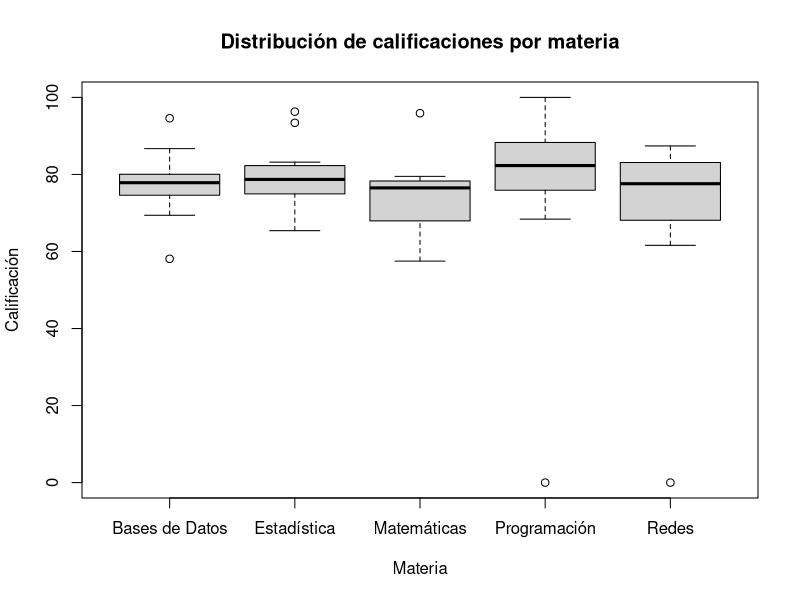

Source code (R):
# ------------------------------------------------------------
# Script 1: Análisis de alumnos (sin paquetes)
# Archivo: /mnt/data/rendimiento_alumnos.csv
# Columnas esperadas: alumno, carrera, materia, calificacion
# ------------------------------------------------------------

# 1) Carga de datos
alumnos <- read.csv("rendimiento_alumnos.csv", stringsAsFactors = FALSE)

# --- Si los nombres difieren, renómbralos aquí:
# names(alumnos) <- c("alumno","carrera","materia","calificacion")

# 2) Muestra solo los alumnos con calificación > 85
alumnos_mas_85 <- alumnos[!is.na(alumnos$calificacion) & alumnos$calificacion > 85, ]
cat("Alumnos con calificación > 85:\n")
print(alumnos_mas_85)

# 3) Promedio de calificación por carrera
promedio_por_carrera <- aggregate(calificacion ~ carrera, data = alumnos,
                                  FUN = function(x) mean(x, na.rm = TRUE))
promedio_por_carrera <- promedio_por_carrera[order(-promedio_por_carrera$calificacion), ]
cat("\nPromedio de calificación por carrera:\n")
print(promedio_por_carrera)

# 4) Boxplot de calificaciones por materia
# Si tu columna "materia" está como texto, conviene factorizar para el orden en el plot:
alumnos$materia <- as.factor(alumnos$materia)
boxplot(calificacion ~ materia, data = alumnos,
        main = "Distribución de calificaciones por materia",
        xlab = "Materia", ylab = "Calificación")

# 5) Cálculos estadísticos por materia y globales
split_calif <- split(alumnos$calificacion, alumnos$materia)

stats_list <- lapply(split_calif, function(x) {
  x <- x[!is.na(x)]
  c(
    n       = length(x),
    min     = if (length(x)) min(x) else NA,
    q1      = if (length(x)) as.numeric(quantile(x, 0.25)) else NA,
    media   = if (length(x)) mean(x) else NA,
    mediana = if (length(x)) median(x) else NA,
    q3      = if (length(x)) as.numeric(quantile(x, 0.75)) else NA,
    max     = if (length(x)) max(x) else NA,
    sd      = if (length(x)) sd(x) else NA
  )
})

stats_por_materia <- do.call(rbind, stats_list)
stats_por_materia <- data.frame(materia = rownames(stats_por_materia),
                                stats_por_materia, row.names = NULL)
# Orden opcional por media desc
stats_por_materia <- stats_por_materia[order(-stats_por_materia$media), ]

cat("\nEstadísticos por materia:\n")
print(stats_por_materia)

# Estadísticos globales
x <- alumnos$calificacion
x <- x[!is.na(x)]
stats_globales <- data.frame(
  n       = length(x),
  min     = if (length(x)) min(x) else NA,
  q1      = if (length(x)) as.numeric(quantile(x, 0.25)) else NA,
  media   = if (length(x)) mean(x) else NA,
  mediana = if (length(x)) median(x) else NA,
  q3      = if (length(x)) as.numeric(quantile(x, 0.75)) else NA,
  max     = if (length(x)) max(x) else NA,
  sd      = if (length(x)) sd(x) else NA
)

cat("\nEstadísticos globales:\n")
print(stats_globales)
